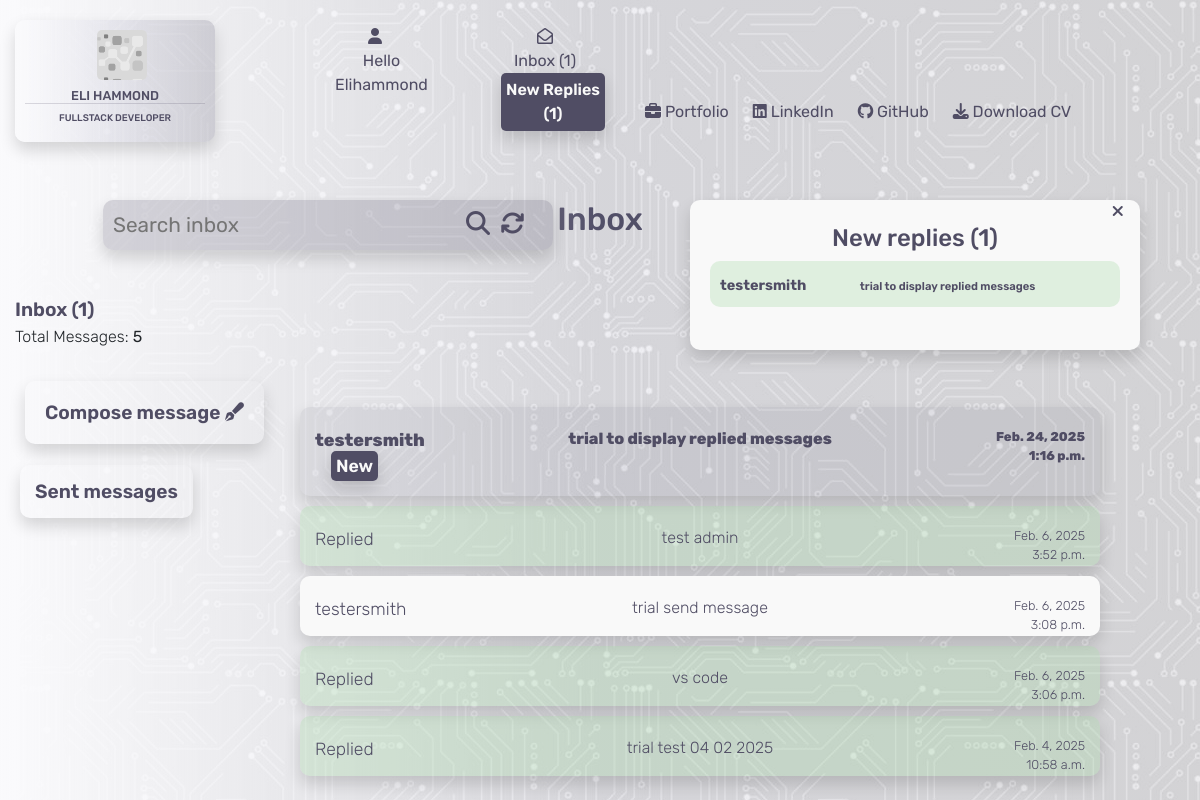
The page /contacts/ (signed in) on the database as committed earlier.
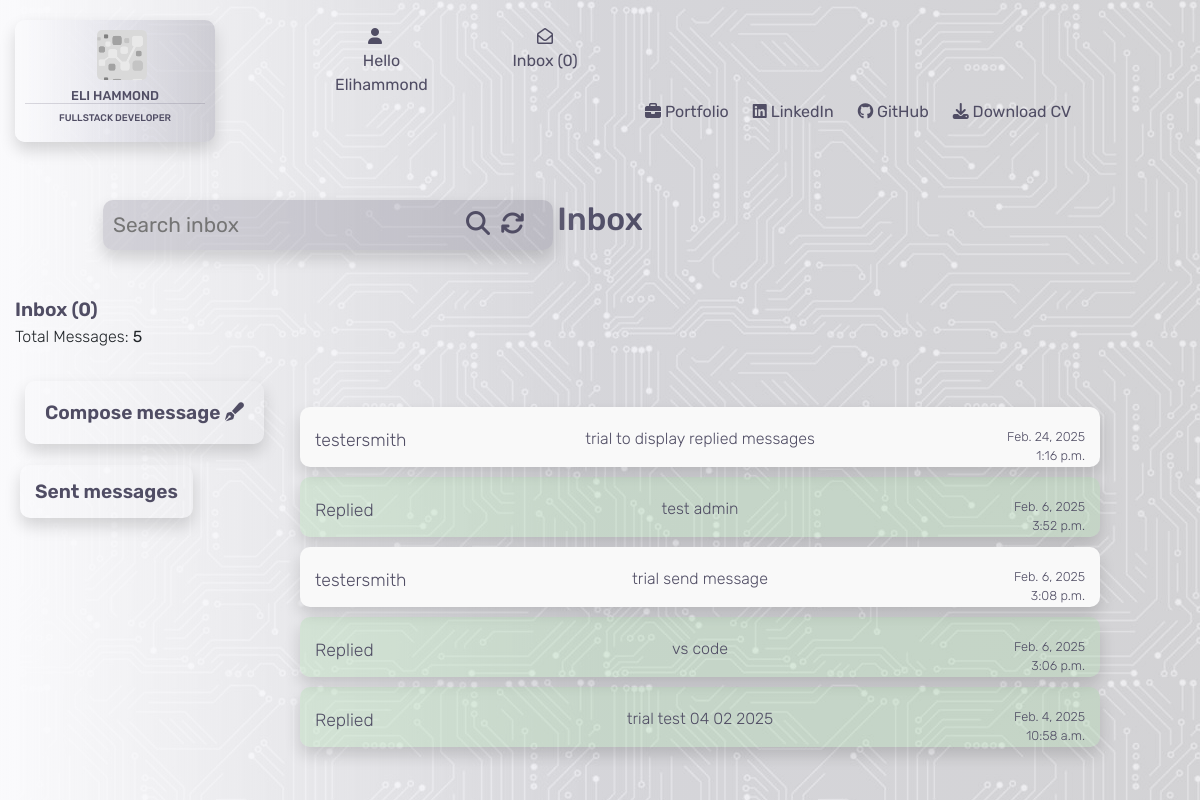
The same page on the database as committed later.
### contacts/models.py (models this page shows)
class Contacts(models.Model):
    class Meta:
        verbose_name_plural = "Contacts"
    name = models.CharField(max_length=26)
    send_to = models.CharField(max_length=240)
    subject = models.CharField(max_length=52, null=True, blank=True)
    email = models.EmailField()
    phone = models.IntegerField()
    message = models.TextField()
    date = models.DateField(auto_now_add=True)
    time = models.TimeField(auto_now_add=True)
    read = models.BooleanField(default=False)
    has_reply = models.BooleanField(default=False)
    new_reply = models.BooleanField(default=False)

### contacts/views.py (the view)
# urls.py: path('', views.contacts, name='contacts'),
@login_required
def contacts(request):
    inbox = Contacts.objects.all().order_by('-date', '-time')
    replied = Replied.objects.all()
    if request.GET:
        if 'q' in request.GET:
            query = request.GET['q']
            queries = Q(name__icontains=query) | Q(subject__icontains=query) | Q(message__icontains=query)
            inbox = inbox.filter(queries)
    context = {
        'inbox': inbox,
        'replied': replied,
    }
    return render(request, 'contacts/contacts.html', context)

### contacts/templates/contacts/contacts.html (shortened to what the changed rows need)
{% extends "base.html" %}
{% load static %}
{% block content %}
<div class="container-fluid">
    <div class="row">
        <div class="col-4">
        </div>
        <div class="col-4">
            <h2 class="header">Inbox</h2>
        </div>
        <div class="col-4">
            {% if total_reply >= 1 %}
            <div class="new-reply-load-box shadow d-none d-md-block">
                <div class="reply-box-close"><i class="fa-solid fa-xmark"></i></div>
                <h4>New replies ({{ total_reply }})</h4>
                {% for i in inbox %}
                {% if i.new_reply %}
                <a href="{% url 'open_message' i.id %}">
                  <div class="new-reply-load">
                    <span class="new-reply-name">{{ i.name }}</span>
                    <span class="new-reply-subject">{{ i.subject }}</span>
                  </div>
                </a>
                {% endif %}
                {% endfor %}
            </div>
            {% endif %}
        </div>
    </div>
    <div class="inbox-header">
        Inbox ({{ unread_messages }})
    </div>
    <div class="inbox-subheader">
        Total Messages: <strong>{{ message_count }}</strong>
    </div>
    <div class="row">
        <div class="col-12 col-md-6 col-sm-12">
        </div>
    </div>
    <div class="all-inbox-display">
        {% for i in inbox %}
        <div class="row">
            <div class="col-lg-3 d-none d-lg-block">
            </div>
            {% if i.send_to == user.username %}
            <div class="col-lg-8 col-md-12">
                <div class="message-display">
                    <div class="row message-container {% if i.read %}opened-message{% else %}unread-message{% endif %} shadow">
                        <div class="col-3">
                            <a href="{% url 'open_message' i.id %}">
                                <p class="inbox-name">{{ i.name }}{% if i.new_reply == True %} <span class="new-reply ml-3 shadow">New</span>
                                    {% endif %}
                                </p>
                            </a>
                        </div>
                        <div class="col-6">
                            <div class="d-none d-md-block">
                                <a href="{% url 'open_message' i.id %}">
                                    {% if i.subject %}
                                    <p class="inbox-subject">{{ i.subject }}</p>
                                    {% else %}
                                    <p class="inbox-subject">no subject</p>
                                    {% endif %}
                                </a>
                            </div>
                        </div>
                        <div class="col-3">
                            <a href="{% url 'open_message' i.id %}">
                                <p class="inbox-date-time">{{ i.date }} <span class="d-none d-md-block">{{ i.time }}</span></p>
                            </a>
                        </div>
                    </div>
                </div>
            </div>
            {% endif %}
            <div class="col-1 d-none d-lg-block"></div>
        </div>
        {% if i.name == user.username %}
        <div class="row">
            <div class="col-lg-3 d-none d-lg-block"></div>
            {% if i.has_reply == True %}
            <div class="col-lg-8 col-md-12">
                <div class="message-display">
                    <div class="row message-container message-row-replied {% if i.read %}opened-message{% else %}unread-message{% endif %} shadow">
                        <div class="col-3">
                            <a href="{% url 'open_message' i.id %}">
                                <p class="inbox-name">Replied </p>
                            </a>
                        </div>
                        <div class="col-6">
                            <div class="d-none d-md-block">
                                <a href="{% url 'open_message' i.id %}">
                                    {% if i.subject %}
                                    <p class="inbox-subject">{{ i.subject }}</p>
                                    {% else %}
                                    <p class="inbox-subject">no subject</p>
                                    {% endif %}
                                </a>
                            </div>
                        </div>
                        <div class="col-3">
                            <a href="{% url 'open_message' i.id %}">
                                <p class="inbox-date-time">{{ i.date }} <span class="d-none d-md-block">{{ i.time }}</span></p>
                            </a>
                        </div>
                    </div>
                </div>
            </div>
            {% endif %}
            <div class="col-1 d-none d-lg-block"></div>
        </div>
        {% endif %}
        {% endfor %}
    </div>
</div>
{% endblock %}

### templates/base.html (shortened to what this page needs)
{% load static %}
<!DOCTYPE html>
<html lang="en">
<head>
    {% block corecss %}
        <link rel="stylesheet" href="https://stackpath.bootstrapcdn.com/bootstrap/4.4.1/css/bootstrap.min.css">
        <link rel="stylesheet" href="https://cdnjs.cloudflare.com/ajax/libs/font-awesome/6.6.0/css/all.min.css">
        <link rel="stylesheet" href="https://cdnjs.cloudflare.com/ajax/libs/font-awesome/6.6.0/css/all.min.css">
        <link rel="stylesheet" href="{% static 'css/base.css' %}">
    {% endblock %}
</head>
<body>
    <div class="opaque"></div>
    <header>
        <nav>
            <div class="container-fluid">
                <div class="row">
                    <div class="col-md-3">
                        <a href="{% url 'home' %}">
                            <div class="logo shadow">
                                <div class="logo-logo"></div>
                                <h5>Eli Hammond</h5>
                                <h6>Fullstack Developer</h6>
                            </div>
                        </a>
                    </div>
                    <div class="col-lg-3 col-md-6">
                        <div class="row">
                            <div class="col-md-6">
                                <div class="dropdown">
                                    <div class="dropbtn">
                                        <div class="icon"><i class="fa-solid fa-user"></i></div>
                                        {% if request.user.is_authenticated %}
                                            <div class="hello">
                                                <span class="d-none d-md-block">Hello</span> {{ user.username|capfirst }}
                                            </div>
                                        {% else %}
                                            Login/Register
                                        {% endif %}
                                    </div>
                                </div>
                            </div>
                            <div class="col-md-6 d-none d-md-block">
                                {% if request.user.is_authenticated %}
                                    <div class="message-box">
                                        <a href="{% url 'contacts' %}">
                                            <div class="icon"><i class="fa-regular fa-envelope-open"></i></div>
                                            Inbox ({{ unread_messages }})
                                            {% if total_reply >= 1 %} <p class="new-reply ml-3 shadow">New Replies ({{ total_reply }})</p>{% endif %}
                                        </a>
                                    </div>
                                {% endif %}
                            </div>
                        </div>
                    </div>
                    <div class="col-lg-6 col-md-3">
                    </div>
                </div>
                <div class="row bottom-header">
                    <div class="col-md-6"></div>
                    <div class="col-md-6 d-none d-lg-block">
                        <ul>
                            <li>
                                <a href="{% url 'portfolio' %}">{% block custom_style %}<i class="fa-solid fa-briefcase"></i> Portfolio{% endblock %}</a>
                            </li>
                            <li>
                                <a href="https://www.linkedin.com/in/elliot-hammond-286739298/" target="_blank"><i class="fa-brands fa-linkedin"></i> LinkedIn</a>
                            </li>
                            <li>
                                <a href="https://github.com/e-h-dev" target="_blank"><i class="fa-brands fa-github"></i> GitHub</a>
                            </li>
                            <li>
                                <a href="/media/CV.pdf" target="_blank"><i class="fa-solid fa-download"></i> Download CV</a>
                            </li>
                        </ul>
                    </div>
                </div>
            </div>
        </nav>
    </header>
    {% block content %}
    {% endblock %}
</body>
</html>

Rows that differ between the two databases and show on the page:
no longer on one of the page's lists (row edited): Contacts: name "testersmith", subject "trial to display replied messages"
changed Contacts "trial to display replied messages": read False → True (drawn); no longer shows "New"
Other text that changed with them:
{{ unread_messages }}: "1" → "0"
{{ total_reply }}: "1" → (not shown)
text no longer shown: "New Replies ( ) New replies ( )"
